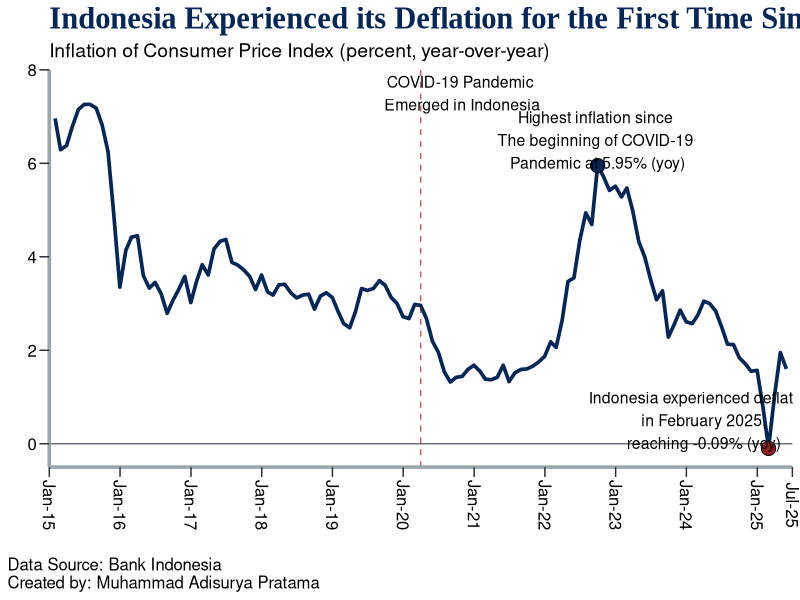
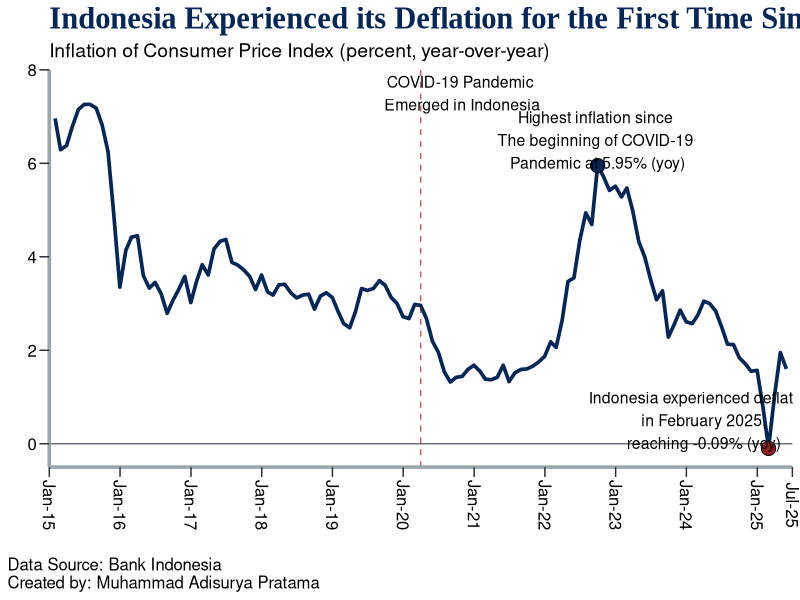

R code for these plots, in order:
# Indonesia Headline Inflation
# This code objective is to visualize Indonesia's headline inflation trajectory
# over a decade of data, starting from January 2015 until the most recent one (June 2025)

# Load packages
library(ggplot2)
library(tidyverse)
library(readxl)

# Import and view data
idn_inf <- read_excel("Data/Indonesia Headline Inflation.xlsx", sheet = "data")
idn_inf

# Assess variable class
class(idn_inf$month_date)         # data class for month_date
class(idn_inf$headline_inflation) # data class for headline_inflation

# Convert month_date data type into Date data
idn_inf <- idn_inf %>%
  mutate(month_date = as.Date(month_date))
class(idn_inf$month_date) # re-assess data type

# Visualize time series chart for headline inflation with ggplot2
vis_inf <- ggplot(data = idn_inf,
                  mapping = aes(x = month_date,
                                y = headline_inflation)) +
  geom_line(color = "#052659", linewidth = 1.25) +
  geom_hline(yintercept = 0, color = "#2C2F38", linewidth = 0.5, alpha = 0.70) +
  geom_vline(xintercept = as.Date("2020-03-31"), color = "#971C1E", linewidth = 0.5,
             linetype = 2, alpha = 0.70) +
  labs(
    title = "Indonesia Experienced its Deflation for the First Time Since 25 Years ago in Q1-2025",
    subtitle = "Inflation of Consumer Price Index (percent, year-over-year)",
    x = "",
    y = "",
    caption = "Data Source: Bank Indonesia\nCreated by: Muhammad Adisurya Pratama"
  ) +
  scale_x_date(
    expand = c(0, 0),
    date_labels = "%b-%y",
    breaks = unique(c(seq.Date(from = as.Date("2015-01-01"),
                               to = as.Date("2025-07-01"),
                               by = "1 year"),
                      as.Date("2025-07-01"))),
    limit = c(as.Date("2015-01-01"), as.Date("2025-07-01"))
  )+
  scale_y_continuous(
    expand = c(0, 0), limits = c(-0.5, 8),
    breaks = seq(0, 8, by = 2)
  ) +
  annotate(geom = "point", x = as.Date("2022-09-30"), y = 5.95,
           size = 4.5, shape = 21, fill = "#052659") +
  annotate(geom = "text", x = as.Date("2022-09-30"), y = 6.50,
           label = "Highest inflation since \nThe beginning of COVID-19 \nPandemic at 5.95% (yoy)",
           family = "Helvetica",
           color = "#000000",
           size = 4) +
  annotate(geom = "point", x = as.Date("2025-02-28"), y = -0.1,
           size = 4.5, shape = 21, fill = "#971C1E") +
  annotate(geom = "text", x = as.Date("2024-03-31"), y = 0.5,
           label = "Indonesia experienced deflation \nin February 2025,\nreaching -0.09% (yoy)",
           family = "Helvetica",
           color = "#000000",
           size = 4) +
  annotate(geom = "text", x = as.Date("2020-10-31"), y = 7.5,
           label = "COVID-19 Pandemic \nEmerged in Indonesia",
           family = "Helvetica",
           color = "#000000",
           size = 4) +
  theme(
    plot.background = element_rect(fill = "#FFFFFF"),
    panel.background = element_rect(fill = "#FFFFFF"),
    panel.grid = element_blank(),
    plot.title = element_text(family = "Times New Roman", face = "bold",
                              color = "#052659", size = 22),
    plot.subtitle = element_text(family = "Helvetica", color = "#000000",
                                 size = 14),
    plot.caption = element_text(family = "Helvetica", color = "#000000",
                                size = 12, hjust = 0),
    plot.caption.position = "plot",
    axis.text.x = element_text(family = "Helvetica", color = "#000000",
                               size = 12, angle = -90, vjust = 0.5),
    axis.text.y = element_text(family = "Helvetica", color = "#000000",
                               size = 12),
    axis.line = element_line(color = "#9BA8AB", linewidth = 1.25),
    axis.ticks.length = unit(0.25, "cm"),
    axis.ticks = element_line(color = "#2C2F38")
  )

# View Indonesia's Headline Inflation time series chart
vis_inf

# Save Indonesia's Headline Inflation chart
ggsave(
  "Indonesia Headline Inflation.jpeg",
  plot = vis_inf,
  width = 1600,
  height = 900,
  units = "px",
  dpi = 110
)
